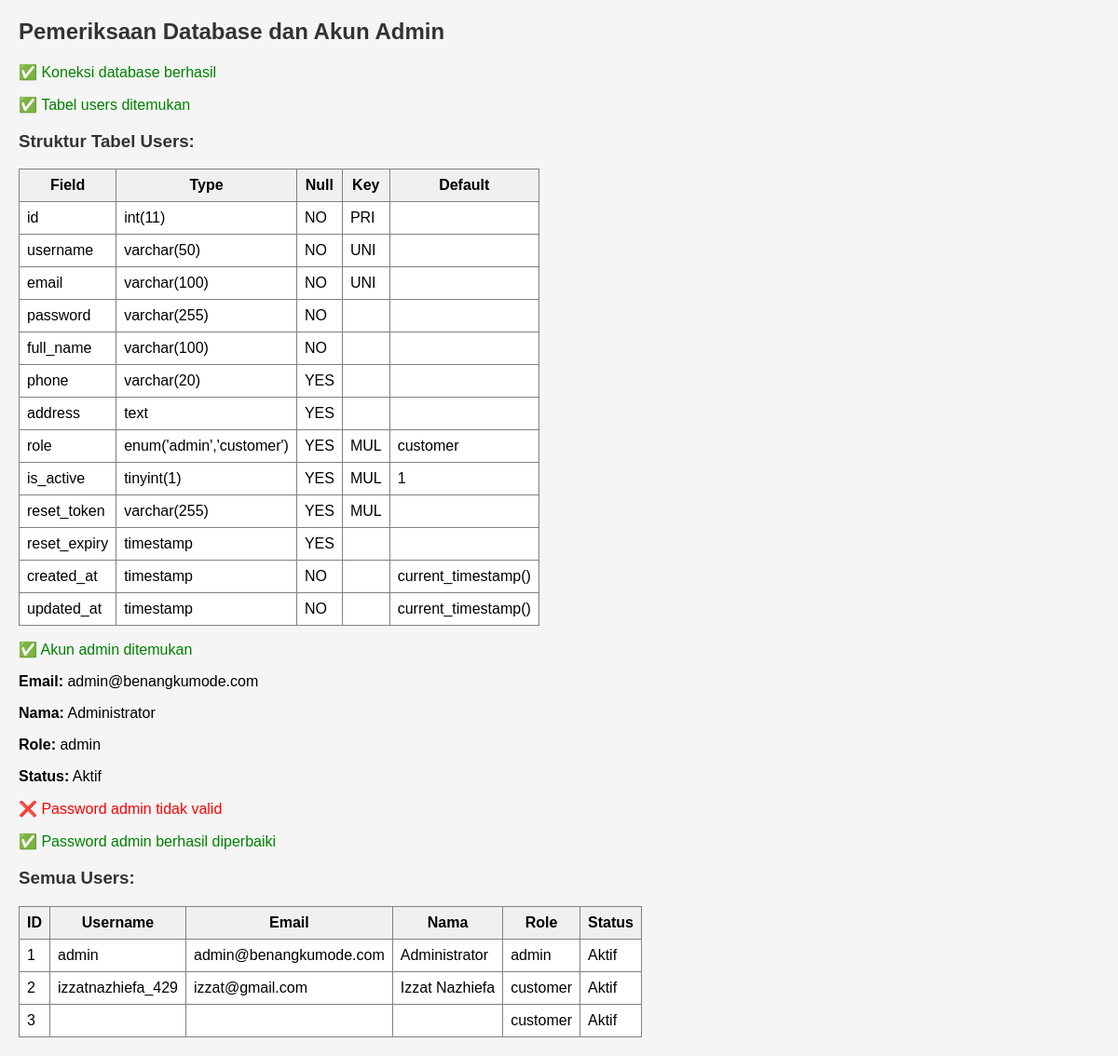
The page /check_admin.php on the database as committed earlier.
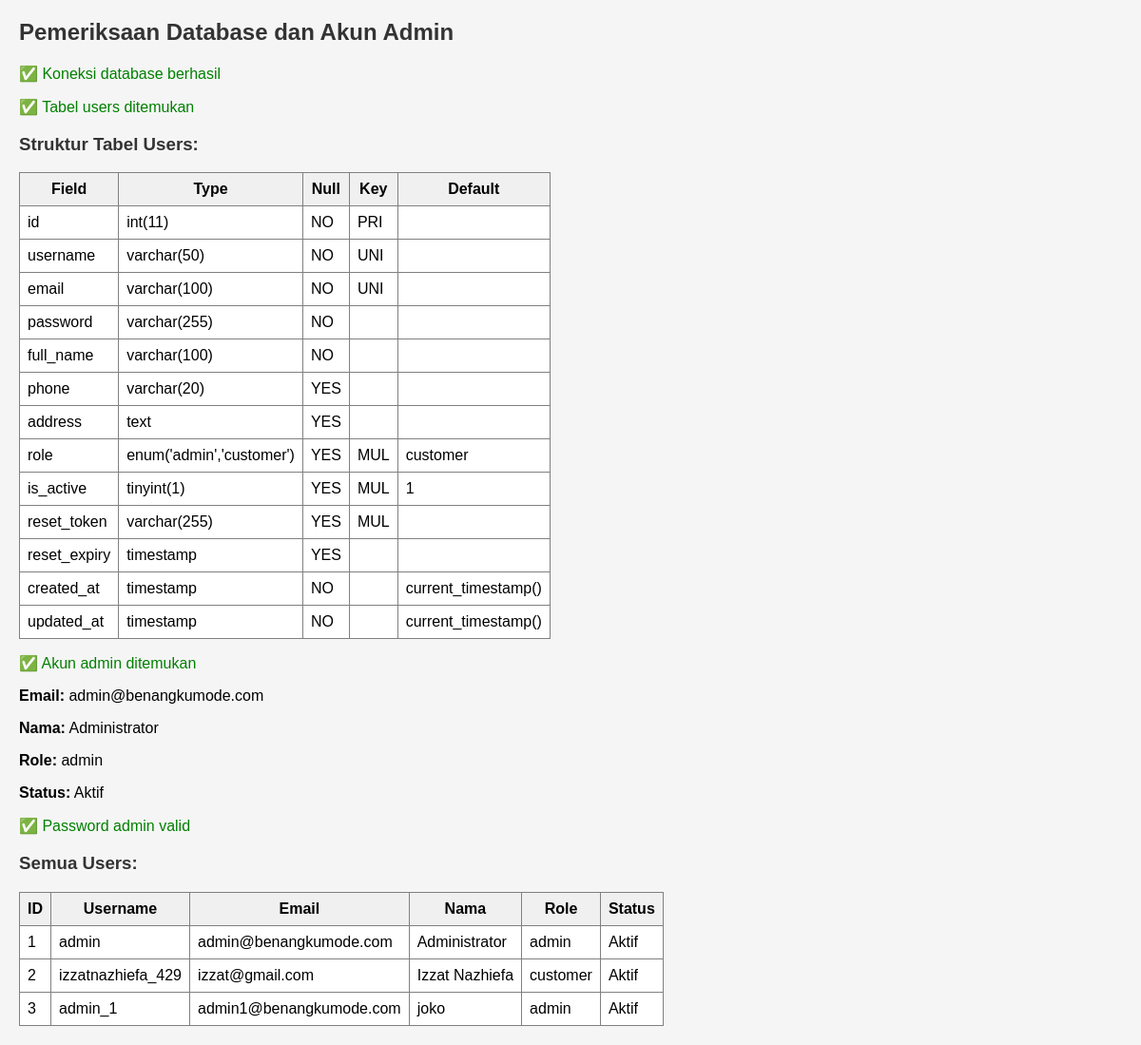
The same page on the database as committed later.
### tables this page shows
CREATE TABLE `users` (
  `id` int(11) NOT NULL,
  `username` varchar(50) NOT NULL,
  `email` varchar(100) NOT NULL,
  `password` varchar(255) NOT NULL,
  `full_name` varchar(100) NOT NULL,
  `phone` varchar(20) DEFAULT NULL,
  `address` text DEFAULT NULL,
  `role` enum('admin','customer') DEFAULT 'customer',
  `is_active` tinyint(1) DEFAULT 1,
  `reset_token` varchar(255) DEFAULT NULL,
  `reset_expiry` timestamp NULL DEFAULT NULL,
  `created_at` timestamp NOT NULL DEFAULT current_timestamp(),
  `updated_at` timestamp NOT NULL DEFAULT current_timestamp() ON UPDATE current_timestamp()
);

### check_admin.php (the view, shortened to what this page needs)
<?php
echo "<h2>Pemeriksaan Database dan Akun Admin</h2>";
try {
    $conn = getDbConnection();
    echo "<p style='color: green;'>✅ Koneksi database berhasil</p>";
    $sql_check_table = "SHOW TABLES LIKE 'users'";
    $result_check = mysqli_query($conn, $sql_check_table);
    if (mysqli_num_rows($result_check) > 0) {
        echo "<p style='color: green;'>✅ Tabel users ditemukan</p>";
        $sql_structure = "DESCRIBE users";
        $result_structure = mysqli_query($conn, $sql_structure);
        echo "<h3>Struktur Tabel Users:</h3>";
        echo "<table border='1' style='border-collapse: collapse;'>";
        echo "<tr><th>Field</th><th>Type</th><th>Null</th><th>Key</th><th>Default</th></tr>";
        while ($row = mysqli_fetch_assoc($result_structure)) {
            echo "<tr>";
            echo "<td>" . $row['Field'] . "</td>";
            echo "<td>" . $row['Type'] . "</td>";
            echo "<td>" . $row['Null'] . "</td>";
            echo "<td>" . $row['Key'] . "</td>";
            echo "<td>" . $row['Default'] . "</td>";
            echo "</tr>";
        }
        echo "</table>";
        $sql_check_admin = "SELECT * FROM users WHERE email = 'admin@benangkumode.com'";
        $result_admin = mysqli_query($conn, $sql_check_admin);
        if (mysqli_num_rows($result_admin) > 0) {
            $admin = mysqli_fetch_assoc($result_admin);
            echo "<p style='color: green;'>✅ Akun admin ditemukan</p>";
            echo "<p><strong>Email:</strong> " . $admin['email'] . "</p>";
            echo "<p><strong>Nama:</strong> " . $admin['full_name'] . "</p>";
            echo "<p><strong>Role:</strong> " . $admin['role'] . "</p>";
            echo "<p><strong>Status:</strong> " . ($admin['is_active'] ? 'Aktif' : 'Tidak Aktif') . "</p>";
            $test_password = 'admin123';
            if (password_verify($test_password, $admin['password'])) {
                echo "<p style='color: green;'>✅ Password admin valid</p>";
            } else {
                echo "<p style='color: red;'>❌ Password admin tidak valid</p>";
                $new_password = password_hash($test_password, PASSWORD_DEFAULT);
                $sql_fix_password = "UPDATE users SET password = '$new_password' WHERE email = 'admin@benangkumode.com'";
                if (mysqli_query($conn, $sql_fix_password)) {
                    echo "<p style='color: green;'>✅ Password admin berhasil diperbaiki</p>";
                } else {
                    echo "<p style='color: red;'>❌ Gagal memperbaiki password admin</p>";
                }
            }
        }
        $sql_all_users = "SELECT id, username, email, full_name, role, is_active FROM users";
        $result_all = mysqli_query($conn, $sql_all_users);
        echo "<h3>Semua Users:</h3>";
        echo "<table border='1' style='border-collapse: collapse;'>";
        echo "<tr><th>ID</th><th>Username</th><th>Email</th><th>Nama</th><th>Role</th><th>Status</th></tr>";
        while ($user = mysqli_fetch_assoc($result_all)) {
            echo "<tr>";
            echo "<td>" . $user['id'] . "</td>";
            echo "<td>" . $user['username'] . "</td>";
            echo "<td>" . $user['email'] . "</td>";
            echo "<td>" . $user['full_name'] . "</td>";
            echo "<td>" . $user['role'] . "</td>";
            echo "<td>" . ($user['is_active'] ? 'Aktif' : 'Tidak Aktif') . "</td>";
            echo "</tr>";
        }
        echo "</table>";
    } else {
        echo "<p style='color: red;'>❌ Tabel users tidak ditemukan</p>";
        echo "<p>Silakan import database.sql terlebih dahulu</p>";
    }
} catch (Exception $e) {
    echo "<p style='color: red;'>❌ Error: " . $e->getMessage() . "</p>";
}
?>

Rows that differ between the two databases and show on the page:
changed users id 3: username (not shown) → "admin_1"; email (not shown) → "admin1@benangkumode.com"; full_name (not shown) → "joko"; role "customer" → "admin"
Other text that changed with them:
text no longer shown: "❌ Password admin tidak valid ✅ Password admin berhasil diperbaiki"
text now shown: "✅ Password admin valid"
